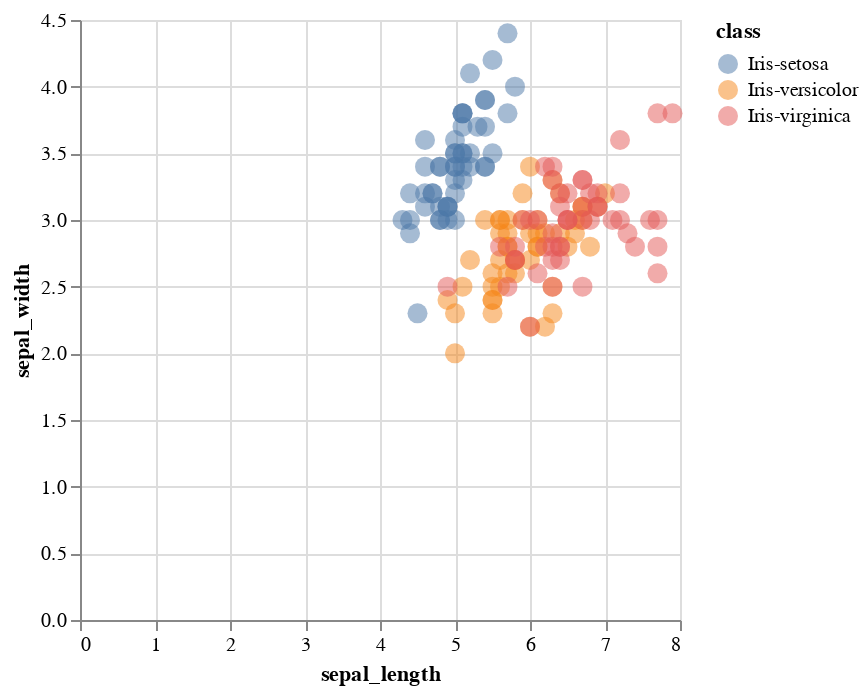

Notebook cell for this chart:
### Code cell
sepal_info = alt.Chart(df).mark_circle(size=100, opacity=0.5).encode(
    x='sepal_length:Q',
    y='sepal_width:Q',
    # color=alt.Color('class:N', scale=alt.Scale(scheme='category10')),
    color=alt.condition(brush, 'class', alt.ColorValue('gray')),
    tooltip=['petal_length','petal_width','class'],
).add_params(
    brush
)

sepal_info

### Figure 1 — Vega-Lite specification as saved in the notebook (floating-point values rounded to 4 significant figures; data arrays with more than 128 entries replaced by an {"elided": "..."} marker saying what was removed)
{"config": {"view": {"continuousWidth": 300, "continuousHeight": 300}}, "data": {"name": "data-5953facd5c5209d6b855877b1045e0b0"}, "mark": {"type": "circle", "opacity": 0.5, "size": 100}, "encoding": {"color": {"condition": {"field": "class", "type": "nominal", "param": "param_9"}, "value": "gray"}, "tooltip": [{"field": "petal_length", "type": "quantitative"}, {"field": "petal_width", "type": "quantitative"}, {"field": "class", "type": "nominal"}], "x": {"field": "sepal_length", "type": "quantitative"}, "y": {"field": "sepal_width", "type": "quantitative"}}, "params": [{"name": "param_9", "select": {"type": "interval", "resolve": "global"}}], "$schema": "https://vega.github.io/schema/vega-lite/v5.2.0.json", "datasets": {"data-5953facd5c5209d6b855877b1045e0b0": {"elided": "150 records"}}}
